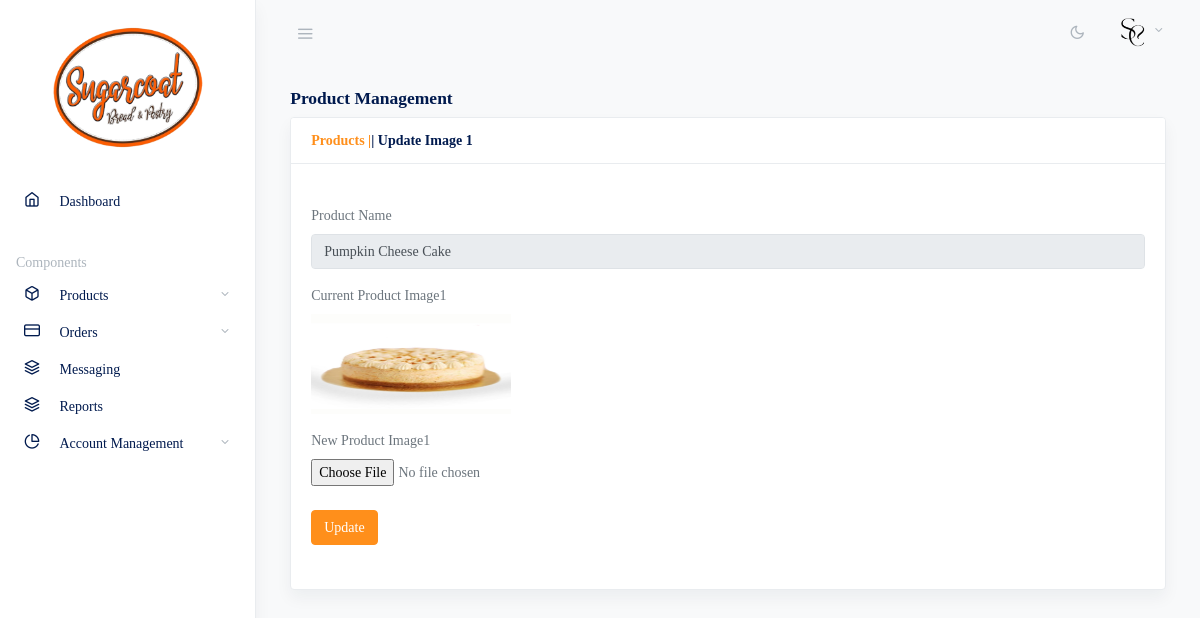
The app's page /admin/update-image1.php?id=1 (signed in) with its own data.
### tables this page shows
CREATE TABLE `products` (
  `id` int(11) NOT NULL,
  `category_id` int(11) NOT NULL,
  `subcategory_id` int(11) DEFAULT NULL,
  `productName` varchar(255) DEFAULT NULL,
  `productSize` varchar(255) DEFAULT NULL,
  `productPrice` int(11) DEFAULT NULL,
  `productDescription` varchar(255) DEFAULT NULL,
  `productImage1` varchar(255) DEFAULT NULL,
  `productImage2` varchar(255) DEFAULT NULL,
  `productImage3` varchar(255) DEFAULT NULL,
  `shippingCharge` int(11) DEFAULT NULL,
  `productAvailability` varchar(255) DEFAULT NULL,
  `postingDate` timestamp NULL DEFAULT current_timestamp(),
  `updationDate` varchar(255) DEFAULT NULL
);

### admin/update-image1.php (the view, shortened to what this page needs)
<?php
include('include/config.php');
if(strlen($_SESSION['alogin'])==0)
	{
header('location:index.php');
}
else{
	$pid=intval($_GET['id']);
?>
<!doctype html>
<html lang="en">
  <head>
    <link rel="stylesheet" href="css/simplebar.css">
		<link type="text/css" href="images/icons/css/font-awesome.css" rel="stylesheet">
    <link rel="stylesheet" href="css/feather.css">
    <link rel="stylesheet" href="css/daterangepicker.css">
    <link rel="stylesheet" href="app-light.css" id="lightTheme">
    <link rel="stylesheet" href="app-dark.css" id="darkTheme" disabled>
  </head>
  <body class="vertical  light  ">
<?php include('include/header.php');?>
<?php include('include/sidebar.php');?>
	  <main role="main" class="main-content">
        <div class="container-fluid">
          <div class="row justify-content-center">
            <div class="col-12">
              <h2 class="h5 page-title">Product Management</h2>
              <div class="card shadow mb-4">
                <div class="card-header">
                  <strong class="card-title"><span><a href="manage-products.php">Products |</a></span>| Update Image 1 </strong>
                </div>
                <div class="card-body">
									<br />
			<form name="insertproduct" method="post" enctype="multipart/form-data">
									<?php
									$query=mysqli_query($con,"select productName,productImage1 from products where id='$pid'");
									while($row=mysqli_fetch_array($query))
									{
									?>
									<div class="form-group mb-3">
									<label class="control-label" for="basicinput">Product Name</label>
									<div class="controls">
									<input type="text"    name="productName"  readonly value="<?php echo htmlentities($row['productName']);?>" class="form-control" required>
									</div>
									</div>
									<div class="form-group mb-3">
									<label class="control-label" for="basicinput">Current Product Image1</label>
									<div class="controls">
									<img src="productimages/<?php echo htmlentities($pid);?>/<?php echo htmlentities($row['productImage1']);?>" width="200" height="100">
									</div>
									</div>
									<div class="form-group mb-3">
										<label class="control-label" for="basicinput">New Product Image1</label>
											<div class="custom-file">
											<input type="file" name="productimage1" id="productimage1" value="" class="span8 tip" required>
											</div>
									</div>
									<?php } ?>
									<div class="form-group mb-3">
										<div class="controls">
										<button type="submit" name="submit" class="btn mb-2 btn-primary">Update</button>
										</div>
									</div>
							</div>
					</div>
				</div>
            </div>
          </div>
        </div>
  </body>
  <?php } ?>
</html>

### records on screen
products: productName "Pumpkin Cheese Cake", productImage1 (picture)
